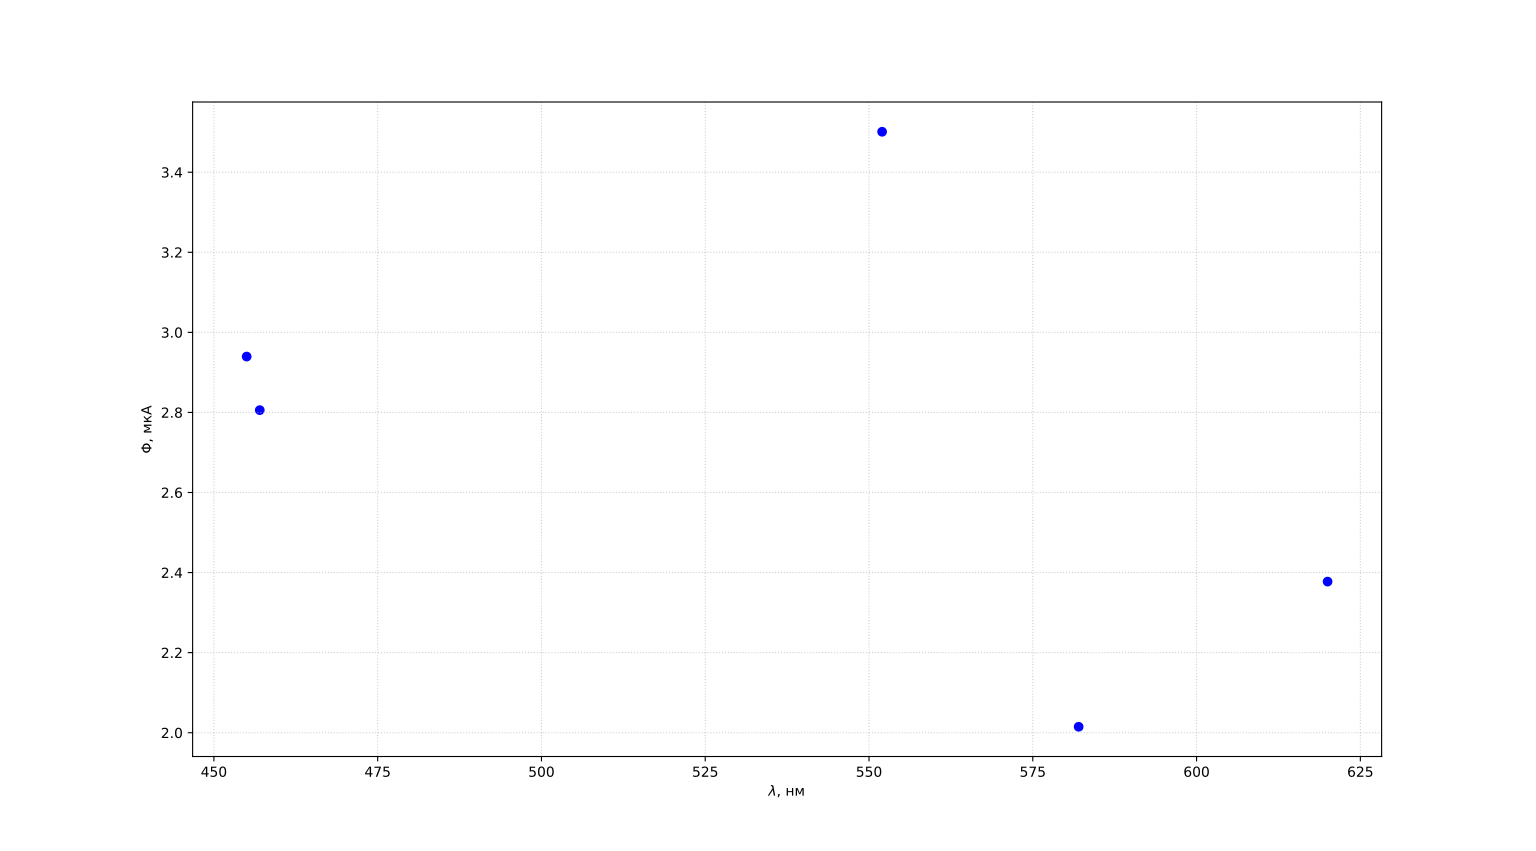

Write Python code to recreate this figure.
import matplotlib.pyplot as plt

# Данные
wavelength = [582, 620, 552, 457, 455]      # нм
current = [2.014890863, 2.377468403, 3.501097335, 2.805762855, 2.939565699]  # мкА

# Построение точечного графика
plt.scatter(wavelength, current, color='blue', marker='o')

# Подписи осей
plt.xlabel(r'$\lambda$, нм')
plt.ylabel(r'$\Phi$, мкА')
# plt.title('Зависимость Ф от длины волны')

# Сетка для удобства (опционально)
plt.grid(True, linestyle=':', alpha=0.6)

# Показать график
plt.show()
